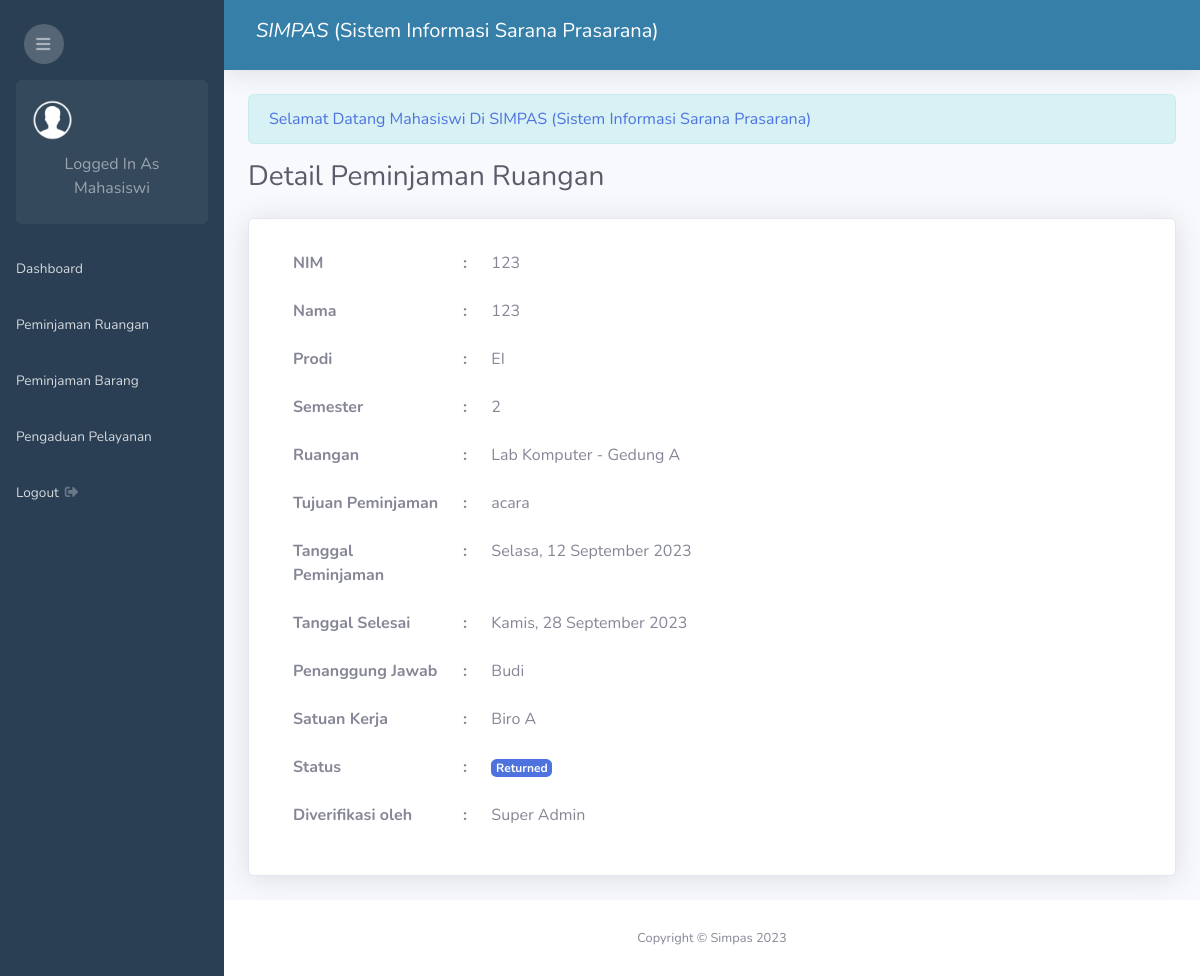
Screenshot of /admin.php?page=view-peminjaman-ruangan&id=5 (signed in) with the database file from the repository.
### tables this page shows
CREATE TABLE `peminjaman_ruangan` (
  `id_peminjaman_ruangan` int NOT NULL,
  `mahasiswa_id` int NOT NULL,
  `ruangan_id` int NOT NULL,
  `tujuan` text NOT NULL,
  `tanggal_peminjaman` date NOT NULL,
  `tanggal_selesai` date NOT NULL,
  `status` enum('Approved','Disapproved','Pending','Returned') NOT NULL DEFAULT 'Pending',
  `created_at` timestamp NOT NULL DEFAULT CURRENT_TIMESTAMP,
  `user_id` int DEFAULT NULL,
  `dosen_id` int NOT NULL,
  `biro_id` int NOT NULL
);

CREATE TABLE `mahasiswa` (
  `id_mahasiswa` int NOT NULL,
  `nama_mahasiswa` varchar(200) NOT NULL,
  `nim` varchar(50) NOT NULL,
  `semester` int NOT NULL,
  `prodi` varchar(100) NOT NULL,
  `password` varchar(100) NOT NULL
);

CREATE TABLE `ruangan` (
  `id_ruangan` int NOT NULL,
  `nama_ruangan` varchar(100) NOT NULL,
  `gedung_id` int NOT NULL
);

CREATE TABLE `gedung` (
  `id_gedung` int NOT NULL,
  `nama_gedung` varchar(100) NOT NULL
);

CREATE TABLE `dosen` (
  `id_dosen` int NOT NULL,
  `nik` varchar(30) NOT NULL,
  `nama_dosen` varchar(200) NOT NULL
);

CREATE TABLE `biro` (
  `id_biro` int NOT NULL,
  `nama_biro` varchar(100) NOT NULL
);

CREATE TABLE `user` (
  `id_user` int NOT NULL,
  `nama` varchar(200) NOT NULL,
  `email` varchar(200) NOT NULL,
  `username` varchar(200) NOT NULL,
  `password` varchar(100) NOT NULL
);

### date_formatter.php (called while the page is built, shortened)
<?php
function formatDateIndonesia2($timestamp) {
    $dateTime = new DateTime($timestamp);
    $formattedDate = $dateTime->format('l, d F Y');
    $dayTranslation = [
        'Monday'    => 'Senin',
        'Tuesday'   => 'Selasa',
        'Wednesday' => 'Rabu',
        'Thursday'  => 'Kamis',
        'Friday'    => 'Jumat',
        'Saturday'  => 'Sabtu',
        'Sunday'    => 'Minggu',
    ];
    $monthTranslation = [
        'January'   => 'Januari',
        'February'  => 'Februari',
        'March'     => 'Maret',
        'April'     => 'April',
        'May'       => 'Mei',
        'June'      => 'Juni',
        'July'      => 'Juli',
        'August'    => 'Agustus',
        'September' => 'September',
        'October'   => 'Oktober',
        'November'  => 'November',
        'December'  => 'Desember',
    ];
    foreach ($dayTranslation as $en => $id) {
        $formattedDate = str_replace($en, $id, $formattedDate);
    }
    foreach ($monthTranslation as $en => $id) {
        $formattedDate = str_replace($en, $id, $formattedDate);
    }
    return $formattedDate;
}
?>

### peminjaman_ruangan/view.php (the view, shortened to what this page needs)
<?php require 'date_formatter.php'; ?>
<h1 class="h3 mb-4 text-gray-800">Detail Peminjaman Ruangan</h1>
<div class="card shadow mb-4">
    <div class="card-body">
        <div class="col-md-8">
            <?php
            $id_peminjaman_ruangan = $_GET['id'];
            $sql = "SELECT * FROM peminjaman_ruangan LEFT JOIN ruangan ON peminjaman_ruangan.ruangan_id = ruangan.id_ruangan LEFT JOIN mahasiswa ON peminjaman_ruangan.mahasiswa_id = mahasiswa.id_mahasiswa LEFT JOIN gedung ON ruangan.gedung_id = gedung.id_gedung LEFT JOIN biro ON peminjaman_ruangan.biro_id = biro.id_biro LEFT JOIN dosen ON dosen.id_dosen = peminjaman_ruangan.dosen_id LEFT JOIN user ON peminjaman_ruangan.user_id = user.id_user WHERE id_peminjaman_ruangan='$id_peminjaman_ruangan'";
            $result = $conn->query($sql);
            $data = $result->fetch_assoc();
            ?>
            <table class="table table-borderless">
                <tr>
                    <th width="30%">NIM</th>
                    <th width="5%"> : </th>
                    <td><?php echo $data['nim'] == '' ? '-' : $data['nim']; ?></td>
                </tr>
                <tr>
                    <th>Nama</th>
                    <th> : </th>
                    <td><?php echo $data['nama_mahasiswa'] == '' ? '-' : $data['nama_mahasiswa']; ?></td>
                </tr>
                <tr>
                    <th>Prodi</th>
                    <th> : </th>
                    <td><?php echo $data['prodi'] == '' ? '-' : $data['prodi']; ?></td>
                </tr>
                <tr>
                    <th>Semester</th>
                    <th> : </th>
                    <td><?php echo $data['semester'] == '' ? '-' : $data['semester']; ?></td>
                </tr>
                <tr>
                    <th>Ruangan</th>
                    <th> : </th>
                    <td><?php echo $data['nama_ruangan'] == '' ? '-' : $data['nama_ruangan'] .' - '. $data['nama_gedung']; ?></td>
                </tr>
                <tr>
                    <th>Tujuan Peminjaman</th>
                    <th> : </th>
                    <td><?php echo $data['tujuan'] ?></td>
                </tr>
                <tr>
                    <th>Tanggal Peminjaman</th>
                    <th> : </th>
                    <td><?php echo formatDateIndonesia2($data['tanggal_peminjaman']) ?></td>
                </tr>
                <tr>
                    <th>Tanggal Selesai</th>
                    <th> : </th>
                    <td><?php echo formatDateIndonesia2($data['tanggal_selesai']) ?></td>
                </tr>
                <tr>
                    <th>Penanggung Jawab</th>
                    <th> : </th>
                    <td><?php echo $data['nama_dosen'] == '' ? '-' : $data['nama_dosen']; ?></td>
                </tr>
                <tr>
                    <th>Satuan Kerja</th>
                    <th> : </th>
                    <td><?php echo $data['nama_biro'] == '' ? '-' : $data['nama_biro']; ?></td>
                </tr>
                <tr>
                    <th>Status</th>
                    <th> : </th>
                    <td>
                        <?php if($data['status'] == "Pending"){ ?>
                            <span class="badge badge-warning"><?php echo $data['status'] ?></span>
                        <?php } elseif($data['status'] == "Disapproved") { ?>
                            <span class="badge badge-danger"><?php echo $data['status'] ?></span>
                        <?php } elseif($data['status'] == 'Approved') { ?>
                            <span class="badge badge-success"><?php echo $data['status'] ?></span>
                        <?php }else{ ?>
                            <span class="badge badge-primary"><?php echo $data['status'] ?></span>
                        <?php } ?>
                    </td>
                </tr>
                <?php if($data['status'] != "Pending") { ?>
                <tr>
                    <th>Diverifikasi oleh</th>
                    <th> : </th>
                    <td> <?php echo $data['nama'] ?> </td>
                </tr>
                <?php } ?>
            </table>
        </div>
    </div>
</div>

### rows the page displays
peminjaman_ruangan: mahasiswa.nim "123", mahasiswa.nama_mahasiswa "123", mahasiswa.prodi "EI", mahasiswa.semester "2", ruangan.nama_ruangan "Lab Komputer", gedung.nama_gedung "Gedung A", tujuan "acara", tanggal_peminjaman "Selasa, 12 September 2023", tanggal_selesai "Kamis, 28 September 2023", dosen.nama_dosen "Budi", biro.nama_biro "Biro A", status "Returned", user.nama "Super Admin"

### other values shown
$_SESSION['level'] "Mahasiswi"
